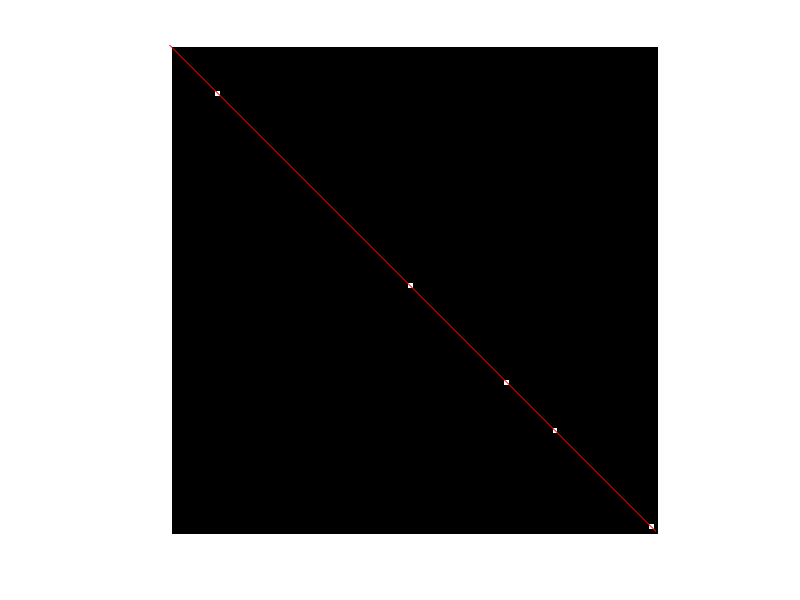
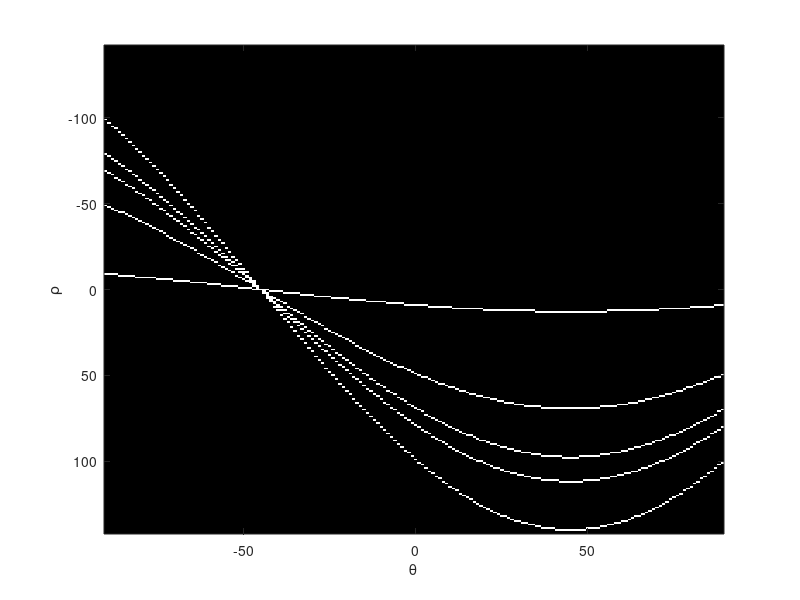

The MATLAB script that drew these images, in order:
%generate a simple image and hough transform
f=zeros(101,101);
f(80,80)=1;
f(70,70)=1;
f(100,100)=1;
f(10,10)=1;
f(50,50)=1;
%f(40:60,30)=1;
figure(1)
imshow(f);
figure(2)
[H,t,r]=hough(f);
%imshow(t, r,H,[])
imshow(imadjust(mat2gray(H)), 'XData', t, 'YData', r, 'InitialMagnification', 'fit');
axis on, axis normal
xlabel('\theta'), ylabel('\rho')

[height length] = size(f);

% Get the peak in the accumulator array
max_val = max(H(:));
[x, y] = ind2sub(size(H), find(H==max_val));
theta_val = t(y);
rho_val = r(x);

fprintf('X: %d\n', x);
fprintf('Y: %d\n', y);
fprintf('THETA: %f\n', t(y));
fprintf('RHO: %f\n', r(x));

theta_rad = deg2rad(theta_val);

h = norm([length; height])

rotated_theta_val = theta_val + 90;

x1 = 0;
x2 = h.*cos(deg2rad(rotated_theta_val));
y1 = 0;
y2 = h.*sin(deg2rad(rotated_theta_val));

[f t] = pol2cart(theta_val, rho_val);

fprintf('x2: %f\n', x2);
fprintf('y2: %f\n', y2);

%if abs(theta_rad) > pi/4
%    x1 = 0;
%    y1 = 0;
%    x2 = 2*length;
%    y2 = (-cos(theta_rad) * x2+rho_val) / sin(theta_rad);
%else
%    x1 = 0;
%    y1 = 0;
%    y2 = 2*height;
%    y2 = (-sin(theta_rad)*y2+rho_val) / cos(theta_rad);
%end;
figure(1);
line([x1 x2], [y1 y2], 'Clipping', 'off', 'Color', 'r');

